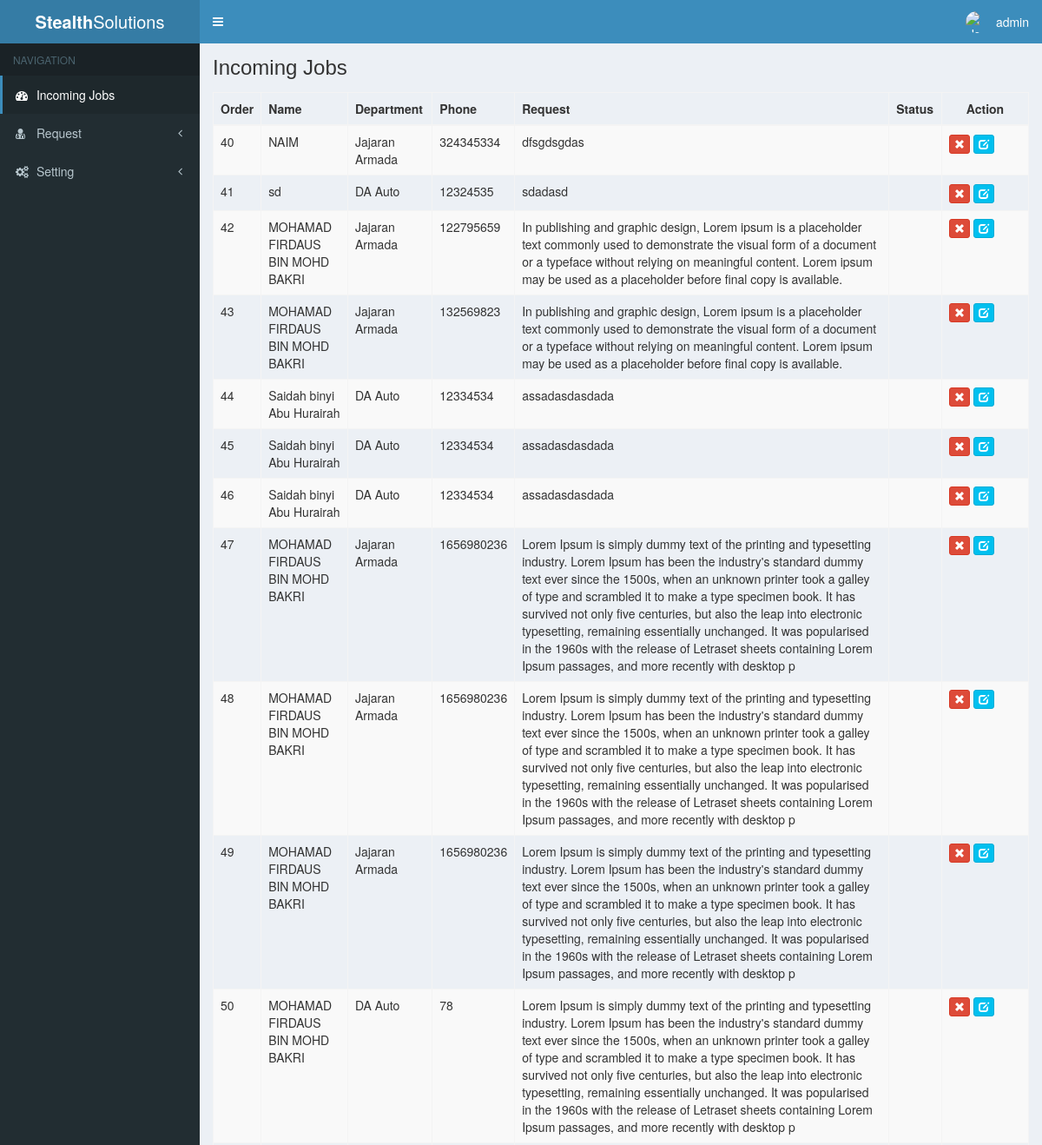
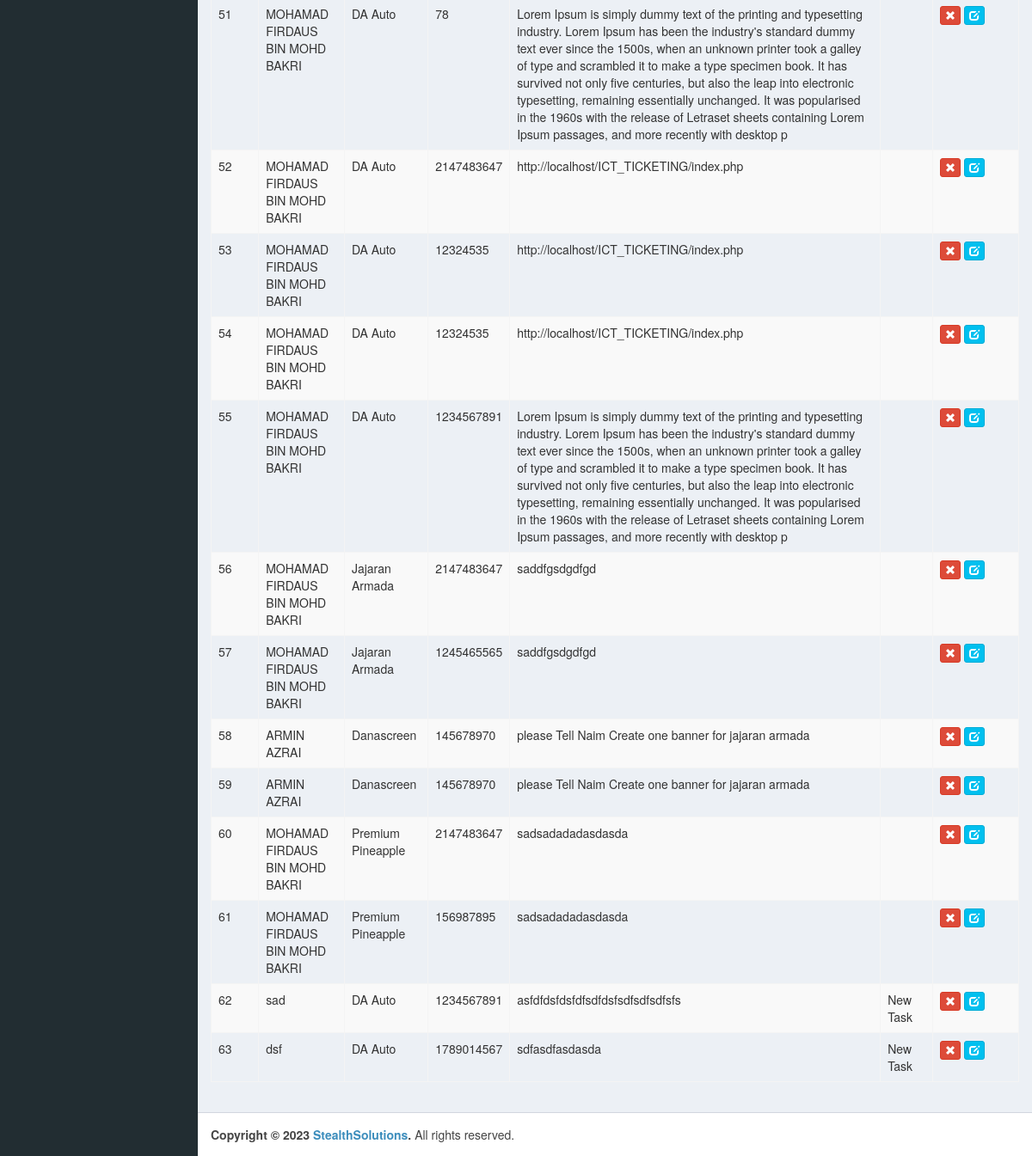
The page /result.php?username=admin (signed in) on the database its author committed (2 pictures, top to bottom).
### tables this page shows
CREATE TABLE `user` (
  `user_id` int(11) NOT NULL,
  `username` varchar(10) NOT NULL,
  `password` varchar(12) NOT NULL
);

CREATE TABLE `request` (
  `id` int(11) NOT NULL,
  `name` varchar(200) NOT NULL,
  `email` varchar(20) NOT NULL,
  `phone` int(11) NOT NULL,
  `department` varchar(100) NOT NULL,
  `assign` varchar(50) NOT NULL,
  `status` varchar(10) NOT NULL,
  `start` date NOT NULL,
  `due` date NOT NULL,
  `comments` varchar(500) NOT NULL
);

### result.php (the view, shortened to what this page needs)
<?php
if( !empty( $_SESSION ) ){
	$mysqli = null;
	$rows = null;
	try{
	  $conn_string = sprintf( "mysql:host=%s;dbname=%s", "localhost", "ict_ticketing" ) ;
	  $mysqli = new PDO( $conn_string, "root", "" );
	  $mysqli->setAttribute(PDO::ATTR_ERRMODE, PDO::ERRMODE_EXCEPTION);
    $sqlString = "SELECT * FROM `user` WHERE `username`  = ? ";
	  $params = array();
    $params[] =  $_SESSION['user'];
	  $stmt  = $mysqli->prepare($sqlString);
	  $stmt->execute($params);
	  $rows = $stmt->fetch(PDO::FETCH_ASSOC);
	  if( $rows != false ){
		  $username = $rows["username"];
  }
}
	catch (Exception  $e) {
	  echo $error = "Error: ".$e->getCode();
	  $return = false;
	}finally{
	  !is_null( $mysqli ) && $mysqli = null;
	}
}
?>
<!DOCTYPE html>
<html lang="en" >
<head>
  <link rel="stylesheet" href="https://cdnjs.cloudflare.com/ajax/libs/normalize/5.0.0/normalize.min.css">
<link rel='stylesheet' href='https://cdnjs.cloudflare.com/ajax/libs/twitter-bootstrap/3.3.7/css/bootstrap.min.css'>
<link rel='stylesheet' href='https://maxcdn.bootstrapcdn.com/font-awesome/4.7.0/css/font-awesome.min.css'>
<link rel='stylesheet' href='http://code.ionicframework.com/ionicons/2.0.1/css/ionicons.min.css'><link rel="stylesheet" href="./menu.css">
</head>
<body>
<body class="hold-transition skin-blue sidebar-mini">
<div class="wrapper">
  <header class="main-header">
    <a href="index2.html" class="logo">
      <span class="logo-lg"><b>Stealth</b>Solutions</span>
    </a>
    <nav class="navbar navbar-static-top" role="navigation">
      <a href="#" class="sidebar-toggle" data-toggle="push-menu" role="button">
      </a>
      <div class="navbar-custom-menu">
        <ul class="nav navbar-nav">
          <li class="dropdown user user-menu">
            <a href="#" class="dropdown-toggle" data-toggle="dropdown">
              <img src="https://vignette3.wikia.nocookie.net/nation/images/6/61/Emblem_person_blue.png/revision/latest?cb=20120218131529" class="user-image" alt="User Image">
              <span class="hidden-xs"><?php echo $username; ?></span>
            </a>
          </li>
        </ul>
      </div>
    </nav>
  </header>
  <aside class="main-sidebar">
    <section class="sidebar">
      <ul class="sidebar-menu" data-widget="tree">
        <li class="header">NAVIGATION</li>
        <li class="active treeview">
          <a href="#">
            <i class="fa fa-dashboard"></i> <span>Incoming Jobs</span>
          </a>
        </li>
        <li class="treeview" >
          <a href="#">
            <i class="fa fa-user-md"></i> <span>Request</span>
            <span class="pull-right-container">
              <i class="fa fa-angle-left pull-right"></i>
            </span>
          </a>
        </li>
        <li class="treeview" >
          <a href="#">
            <i class="fa fa-cogs"></i> <span>Setting</span>
            <span class="pull-right-container">
              <i class="fa fa-angle-left pull-right"></i>
            </span>
          </a>
        </li>
      </ul>
    </section>
  </aside>
  <div class="content-wrapper">
    <?php
      if( !empty( $_SESSION ) ){
        $mysqli = null;
        $rows = null;
      try{
          $conn_string = sprintf( "mysql:host=%s;dbname=%s", "localhost", "ict_ticketing" ) ;
          $mysqli = new PDO( $conn_string, "root", "" );
          $mysqli->setAttribute(PDO::ATTR_ERRMODE, PDO::ERRMODE_EXCEPTION);
          $sqlString = "SELECT * FROM `request` ORDER BY `id`; ";
          $params = array();
          $stmt  = $mysqli->prepare($sqlString);
          $stmt->execute($params);
          $rows = $stmt->fetchAll(PDO::FETCH_ASSOC);
        }
    catch (Exception  $e) {
      echo $error = "Error: ".$e->getCode();
      $return = false;
    }
    finally{
      !is_null( $mysqli ) && $mysqli = null;
    }
  }
  ?>
    <section class="content-header">
      <h1>
        Incoming Jobs
      </h1>
    </section>
    <section class="content ">
    <table id="example" class="table table-striped table-bordered" cellspacing="0" width="100%">
        <thead>
            <tr>
                <th>Order</th>
                <th>Name</th>
                <th>Department</th>
                <th>Phone</th>
                <th>Request</th>
                <th>Status</th>
                <th style="text-align:center;width:100px;">Action</th>
            </tr>
        </thead>
        <tbody>
            <?php foreach( $rows as $v){  ?>
            <tr>
                <td>
                    <?php echo $v["id"]; ?>
                </td>
                <td>
                    <?php echo $v["name"]; ?>
                </td>
                <td>
                    <?php echo $v["department"]; ?>
                </td>
                <td>
                    <?php echo $v["phone"]; ?>
                </td>
                <td>
                    <?php echo $v["comments"]; ?>
                </td>
                <td>
                    <?php echo $v["status"]; ?>
                </td>
                <td> <a href="delete.php?id=<?php echo $v["id"]; ?>"><button type="button" class="btn btn-danger btn-xs dt-delete">
                        <span class="glyphicon glyphicon-remove" aria-hidden="true"></span>
                   </button> </a>
                   <a href="edit.php?id=<?php echo $v["id"]; ?>"><button type="button" class="btn btn-info btn-xs dt-view">
                        <span class="glyphicon glyphicon-edit" aria-hidden="true"></span>
                   </button></a>
                  </td>
            </tr>
            <?php } ?>
        </tbody>
    </table>
    </section>
  </div>
  <footer class="main-footer">
    <strong>Copyright &copy; 2023 <a href="https://www.stealthsolutions.com.my/sssbv3/">StealthSolutions</a>.</strong> All rights reserved.
  </footer>
</body>
</body>
</html>

### rows shown on the page
user: username "admin"
request: id "40", name "NAIM", department "Jajaran Armada", phone "324345334", comments "dfsgdsgdas"
request: id "41", name "sd", department "DA Auto", phone "12324535", comments "sdadasd"
request: id "42", name "MOHAMAD FIRDAUS BIN MOHD BAKRI", department "Jajaran Armada", phone "122795659", comments "In publishing and graphic design, Lorem ipsum is a placeholder text commonly used to demonstrate the visual form of a document or a typeface without relying on meaningful content. Lorem ipsum may be used as a placeholder before final copy is available."
request: id "43", name "MOHAMAD FIRDAUS BIN MOHD BAKRI", department "Jajaran Armada", phone "132569823", comments "In publishing and graphic design, Lorem ipsum is a placeholder text commonly used to demonstrate the visual form of a document or a typeface without relying on meaningful content. Lorem ipsum may be used as a placeholder before final copy is available."
request: id "44", name "Saidah binyi Abu Hurairah", department "DA Auto", phone "12334534", comments "assadasdasdada"
request: id "45", name "Saidah binyi Abu Hurairah", department "DA Auto", phone "12334534", comments "assadasdasdada"
request: id "46", name "Saidah binyi Abu Hurairah", department "DA Auto", phone "12334534", comments "assadasdasdada"
request: id "47", name "MOHAMAD FIRDAUS BIN MOHD BAKRI", department "Jajaran Armada", phone "1656980236", comments "Lorem Ipsum is simply dummy text of the printing and typesetting industry. Lorem Ipsum has been the industry's standard dummy text ever since the 1500s, when an unknown printer took a galley of type and scrambled it to make a type specimen book. It has survived not only five centuries, but also the leap into electronic typesetting, remaining essentially unchanged. It was popularised in the 1960s with the release of Letraset sheets containing Lorem Ipsum passages, and more recently with desktop p"
request: id "48", name "MOHAMAD FIRDAUS BIN MOHD BAKRI", department "Jajaran Armada", phone "1656980236", comments "Lorem Ipsum is simply dummy text of the printing and typesetting industry. Lorem Ipsum has been the industry's standard dummy text ever since the 1500s, when an unknown printer took a galley of type and scrambled it to make a type specimen book. It has survived not only five centuries, but also the leap into electronic typesetting, remaining essentially unchanged. It was popularised in the 1960s with the release of Letraset sheets containing Lorem Ipsum passages, and more recently with desktop p"
request: id "49", name "MOHAMAD FIRDAUS BIN MOHD BAKRI", department "Jajaran Armada", phone "1656980236", comments "Lorem Ipsum is simply dummy text of the printing and typesetting industry. Lorem Ipsum has been the industry's standard dummy text ever since the 1500s, when an unknown printer took a galley of type and scrambled it to make a type specimen book. It has survived not only five centuries, but also the leap into electronic typesetting, remaining essentially unchanged. It was popularised in the 1960s with the release of Letraset sheets containing Lorem Ipsum passages, and more recently with desktop p"
request: id "50", name "MOHAMAD FIRDAUS BIN MOHD BAKRI", department "DA Auto", phone "78", comments "Lorem Ipsum is simply dummy text of the printing and typesetting industry. Lorem Ipsum has been the industry's standard dummy text ever since the 1500s, when an unknown printer took a galley of type and scrambled it to make a type specimen book. It has survived not only five centuries, but also the leap into electronic typesetting, remaining essentially unchanged. It was popularised in the 1960s with the release of Letraset sheets containing Lorem Ipsum passages, and more recently with desktop p"
request: id "51", name "MOHAMAD FIRDAUS BIN MOHD BAKRI", department "DA Auto", phone "78", comments "Lorem Ipsum is simply dummy text of the printing and typesetting industry. Lorem Ipsum has been the industry's standard dummy text ever since the 1500s, when an unknown printer took a galley of type and scrambled it to make a type specimen book. It has survived not only five centuries, but also the leap into electronic typesetting, remaining essentially unchanged. It was popularised in the 1960s with the release of Letraset sheets containing Lorem Ipsum passages, and more recently with desktop p"
request: id "52", name "MOHAMAD FIRDAUS BIN MOHD BAKRI", department "DA Auto", phone "2147483647", comments "http://localhost/ICT_TICKETING/index.php"
request: id "53", name "MOHAMAD FIRDAUS BIN MOHD BAKRI", department "DA Auto", phone "12324535", comments "http://localhost/ICT_TICKETING/index.php"
request: id "54", name "MOHAMAD FIRDAUS BIN MOHD BAKRI", department "DA Auto", phone "12324535", comments "http://localhost/ICT_TICKETING/index.php"
request: id "55", name "MOHAMAD FIRDAUS BIN MOHD BAKRI", department "DA Auto", phone "1234567891", comments "Lorem Ipsum is simply dummy text of the printing and typesetting industry. Lorem Ipsum has been the industry's standard dummy text ever since the 1500s, when an unknown printer took a galley of type and scrambled it to make a type specimen book. It has survived not only five centuries, but also the leap into electronic typesetting, remaining essentially unchanged. It was popularised in the 1960s with the release of Letraset sheets containing Lorem Ipsum passages, and more recently with desktop p"
request: id "56", name "MOHAMAD FIRDAUS BIN MOHD BAKRI", department "Jajaran Armada", phone "2147483647", comments "saddfgsdgdfgd"
request: id "57", name "MOHAMAD FIRDAUS BIN MOHD BAKRI", department "Jajaran Armada", phone "1245465565", comments "saddfgsdgdfgd"
request: id "58", name "ARMIN AZRAI", department "Danascreen", phone "145678970", comments "please Tell Naim Create one banner for jajaran armada"
request: id "59", name "ARMIN AZRAI", department "Danascreen", phone "145678970", comments "please Tell Naim Create one banner for jajaran armada"
request: id "60", name "MOHAMAD FIRDAUS BIN MOHD BAKRI", department "Premium Pineapple", phone "2147483647", comments "sadsadadadasdasda"
request: id "61", name "MOHAMAD FIRDAUS BIN MOHD BAKRI", department "Premium Pineapple", phone "156987895", comments "sadsadadadasdasda"
request: id "62", name "sad", department "DA Auto", phone "1234567891", comments "asfdfdsfdsfdfsdfdsfsdfsdfsdfsfs", status "New Task"
request: id "63", name "dsf", department "DA Auto", phone "1789014567", comments "sdfasdfasdasda", status "New Task"
